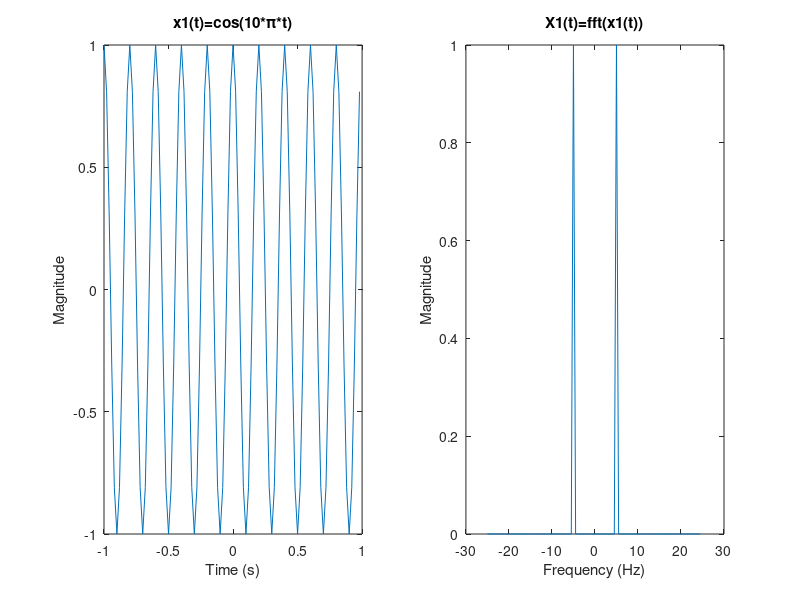

The MATLAB source for this figure:
fs=50;
T = 2;
N = fs * T;
t = linspace(-1, T-1-T/N, N);
f = linspace(-fs/2, fs/2-fs/N, N);
x1=cos(10*pi*t);
subplot(1,2,1);
plot(t,x1);
title('x1(t)=cos(10*\pi*t)');
xlabel('Time (s)');
ylabel 'Magnitude'
subplot(1,2,2);
X1=fftshift(fft(x1));
X1=X1/max(abs(X1));
plot(f,abs(X1));
title('X1(t)=fft(x1(t))');
xlabel('Frequency (Hz)');
ylabel 'Magnitude'
